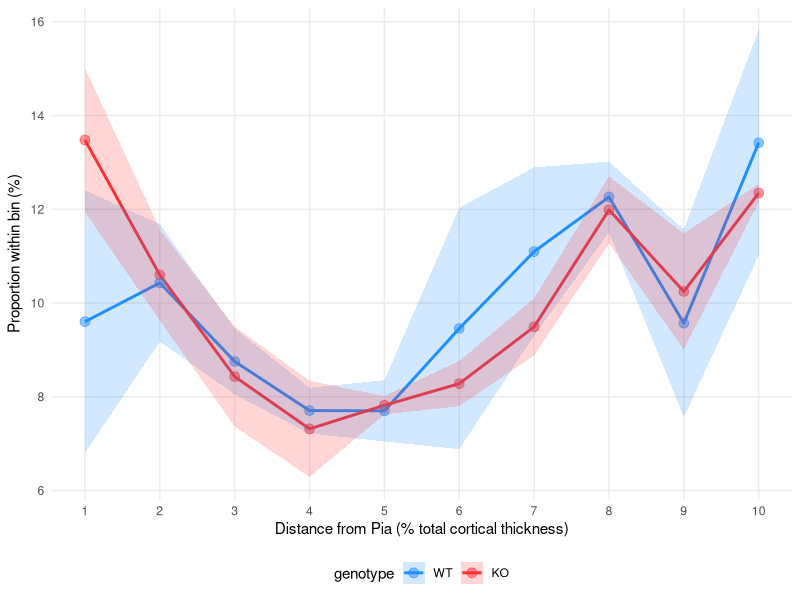
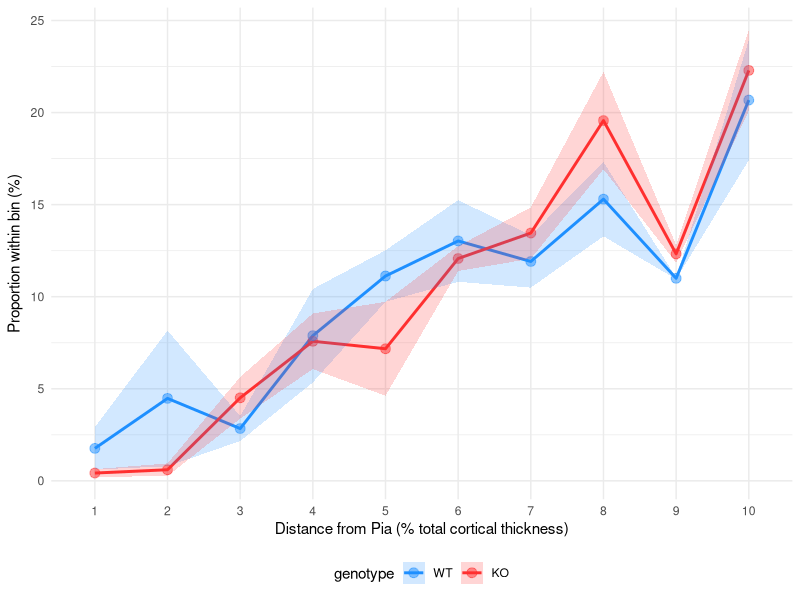
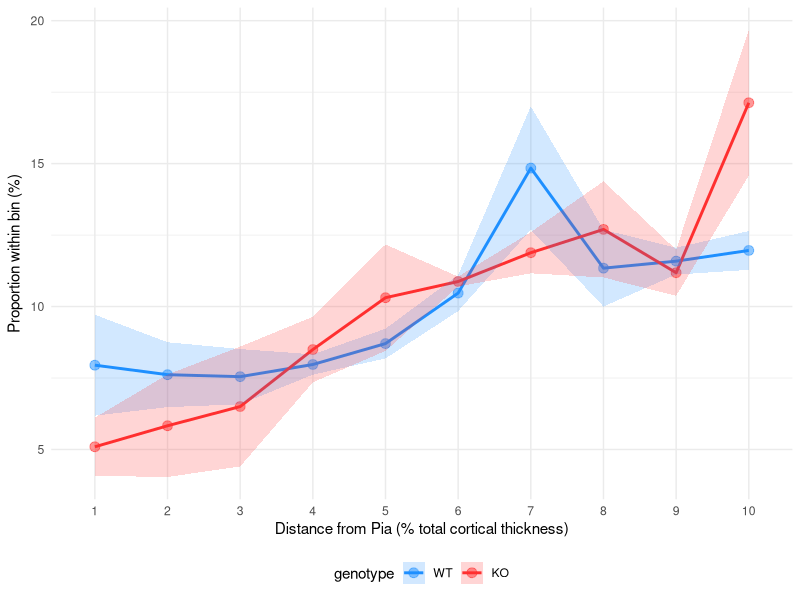
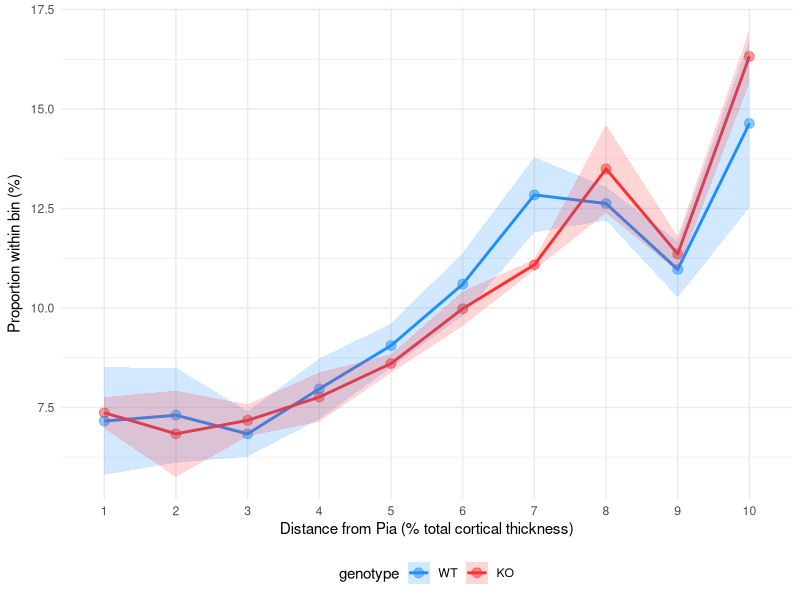
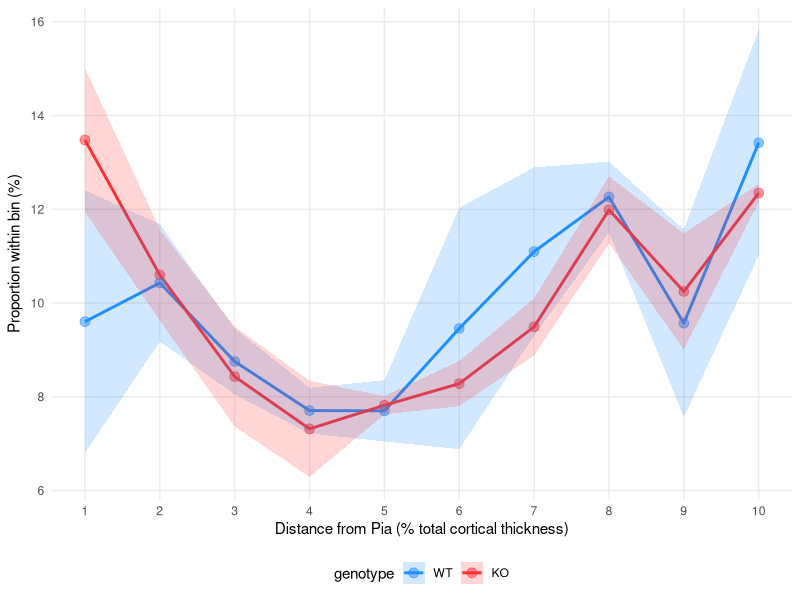
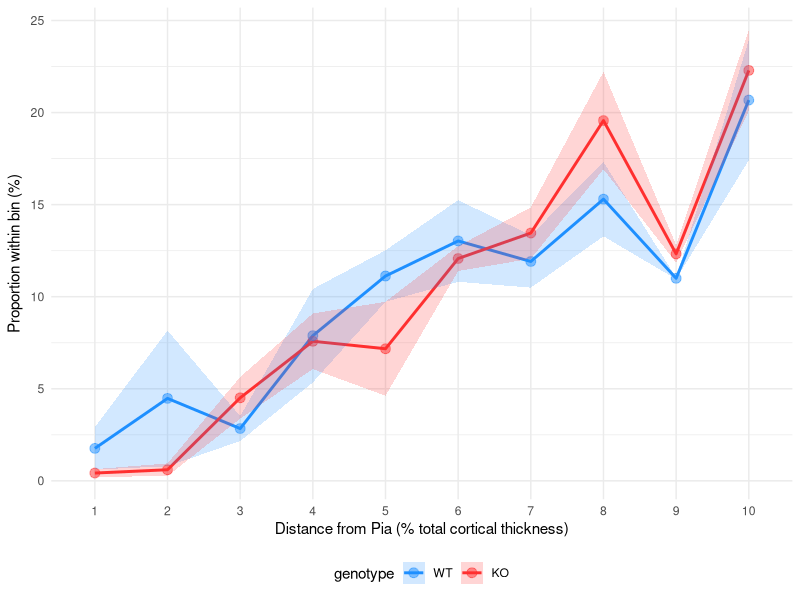
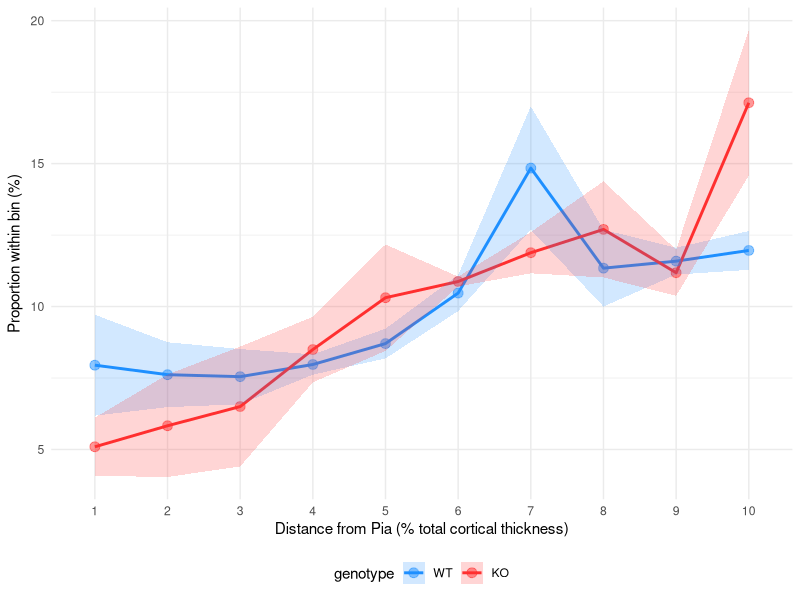
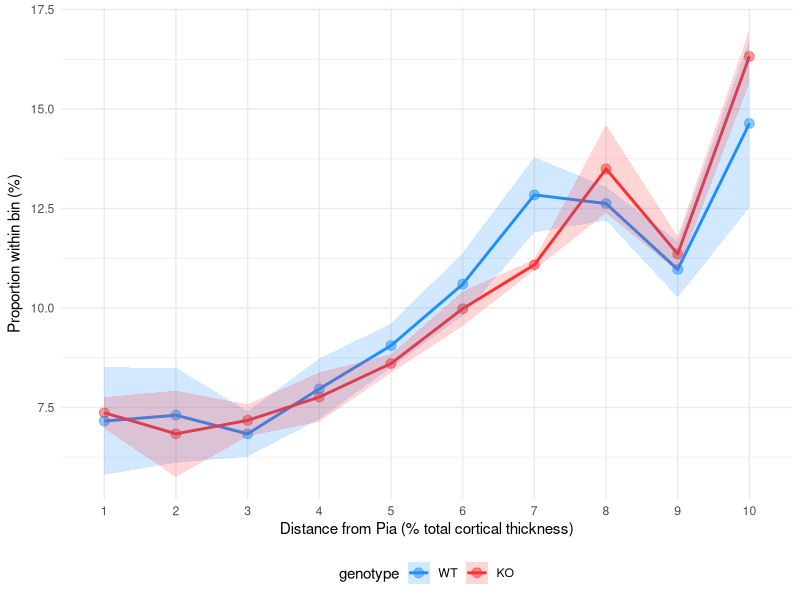

The R script that drew these images, in order:
## ---- chunk 1
knitr::opts_chunk$set(echo = TRUE)

library(ggsci)
library(readxl) 
library(tidyverse)
library(dplyr)
## ---- chunk 2
# data formatting
# read in quPath cell data
setwd(getwd())
df <- read.csv("./DATA/ASPA_Pdgfra_Celldata_20260406.csv")
df$Image <- substr(df$Image, 5, nchar(df$Image))

dimensions <- read.csv("DATA/ASPA_heights_widths.csv")
dimensions$Image <- substr(dimensions$Image, 5, nchar(dimensions$Image))

# extract genotype information and rename columns (swap out for alternative method of getting genotypes as needed)
df <- df %>%
  mutate(
    animal = str_extract(Image, "_\\d{6}_") %>%
                str_replace_all("_", ""),
    sex = str_extract(Image, "_[FM]_") %>%
             str_replace_all("_", ""),
    genotype = str_extract(Image, "_(WT|KO)_") %>% 
      str_replace_all("_", "")
  )

colnames(df)[4] <- 'Centroid.Y'

# mutate dataframe to split the column into 10 equally sized bins based on Y-coordinate (Y_max is the centroid.Y of the cell closest to the bottom of the image so we assume this is approximately equal to image height)
df <- df %>%
  group_by(Image) %>%
  mutate(
    Y_max = max(Centroid.Y, na.rm = TRUE),
    Y_norm = Centroid.Y / Y_max,
    bin = 10 * round(Y_norm + 0.05, digits = 1)
  ) %>%
  ungroup()

# exclude images filtered out by QC
exclude_animals = c("551834", "551932", "551933", "551935")
df <- df[!(df$animal %in% exclude_animals),]

# save binned data as a csv in case you want to feed it into another analysis pipeline or graphpad prism
write.csv(df, "./DATA/oligo_layers_raw.csv", row.names = FALSE)

print(df)
print(unique(df$Image))
print(unique(df$animal))

## ---- chunk 3
# ROI density data
unique_images <- unique(df$Image)

# Create an empty data frame to store results
df_counts_roi <- data.frame(Image = character(),
                            animal = character(),
                            genotype = character(),
                            opc = integer(),
                            mol = integer(),
                            oligo = integer(),
                            int = integer(),
                            oligo_total = integer(),
                            area = integer(),
                            opc_density = integer(),
                            mol_density = integer(),
                            int_density = integer(),
                            oligo_density = integer(),
                            stringsAsFactors = FALSE)

for (img in unique_images) {

  temp <- df[df$Image == img, ]

  # ---- Compute image areas ----
  width <- 500 / .8791
  height <- dimensions[dimensions$Image == img,]$Height / .8791
  area <- height * width /100000
  animal <- unique(temp$animal)
  genotype <- unique(temp$genotype)

  # ---- Count cells in each class ----

  opc_total <- sum(temp$Classification %in% c("ASPA-: Pdgfra+"))
  mol_total <- sum(temp$Classification == "ASPA+: Pdgfra-")
  int_total <- sum(temp$Classification %in% c("ASPA-: Pdgfra-"))
  oligo_total <- sum(temp$Classification %in% c("ASPA+: Pdgfra+", "ASPA-: Pdgfra+", "ASPA+: Pdgfra-", "ASPA-: Pdgfra-")
  )
  opc_density = opc_total / area
  mol_density = mol_total / area
  int_density = int_total / area
  oligo_density = oligo_total / area

  # ---- Store results ----
  df_counts_roi <- rbind(df_counts_roi,
    data.frame(
      Image = img,
      animal = animal,
      genotype = genotype,
      opc = opc_total,
      mol = mol_total,
      int = int_total,
      oligo = oligo_total,
      area = area,
      opc_density = opc_density,
      mol_density = mol_density,
      int_density = int_density,
      oligo_density = oligo_density
    )
  )
}

write.csv(df_counts_roi, "./DATA/aspa_pdgfra_density_rois.csv", row.names = FALSE)
## ---- chunk 4
# Assume df has columns: Image, Class
# First, get unique image IDs
unique_images <- unique(df$Image)

# Create an empty data frame to store results 
df_counts <- data.frame(Image = character(),
                            opc = integer(),
                            mol = integer(),
                            oligo = integer(),
                            int = integer(),
                     stringsAsFactors = FALSE)

# Loop through each image
for (img in unique_images) {
  # calculate total cell counts
    temp_totals <- df[df$Image == img, ]
    opc_total <- sum(temp_totals$Classification %in% c("ASPA-: Pdgfra+"))
    mol_total <- sum(temp_totals$Classification == "ASPA+: Pdgfra-")
    int_total <- sum(temp_totals$Classification %in% c("ASPA-: Pdgfra-"))
    oligo_total <- sum(temp_totals$Classification %in% c("ASPA+: Pdgfra+", "ASPA-: Pdgfra+", "ASPA+: Pdgfra-", "ASPA-: Pdgfra-"))
  
  # Loop through each bin
  for (b in c(1:10)) {
    # Subset the data for the current image
    temp <- df[df$Image == img & df$bin == b, ]
    
    # Count each type in the 'class' column. Divide by bin area in mm^2 (pixel height/aspect ratio * pixel width/aspect ratio)
    opc_count <- 100 * sum(temp$Classification == "ASPA-: Pdgfra+") /opc_total
    mol_count <- 100 * sum(temp$Classification == "ASPA+: Pdgfra-")/mol_total
    int_count <- 100 * sum(temp$Classification == "ASPA-: Pdgfra-") /int_total
    oligo_count <- 100 * sum(temp$Classification %in% c("ASPA+: Pdgfra+", "ASPA-: Pdgfra+", "ASPA+: Pdgfra-", "ASPA-: Pdgfra-")) / oligo_total
    
    # Append the results to the df_counts data frame
    df_counts <- rbind(df_counts, data.frame(Image = img, bin = b, animal = unique(df[df$Image == img,]$animal), genotype = unique(df[df$Image == img,]$genotype), opc = opc_count, mol = mol_count, int = int_count, oligo = oligo_count))
  }
  df_counts <- unique(df_counts)
}

# View result
print(df_counts)

# save binned count data as a csv in case you want to feed it into another analysis pipeline or graphpad prism
write.csv(df_counts, "./DATA/oligo_counts_proportional.csv", row.names = FALSE)
## ---- chunk 5
# animal averages (counts per bin)
df_counts_avg <- df_counts %>%
  group_by(genotype, animal, bin) %>%
  summarise(opc = mean(opc),
            mol = mean(mol), 
            int = mean(int), 
            oligo = mean(oligo),
            .groups = "drop")

print(df_counts_avg)

# save binned animal means count data as a csv in case you want to feed it into another analysis pipeline or graphpad prism
write.csv(df_counts_avg, "./DATA/oligo_counts_proportional_means.csv", row.names = FALSE)
## ---- chunk 6
library(plotrix)
#line plot for OPC counts
df_counts_avg_summary <- df_counts_avg %>%
  group_by(bin, genotype) %>%
  summarise(
    mean_opc = mean(opc),
    se_opc = std.error(opc),
    .groups = "drop"
  )

#reorder so WT is listed first in legend
df_counts_avg_summary$genotype <- factor(df_counts_avg_summary$genotype, levels = c("WT", "KO"))

# Create ggplot with lines and shaded error regions
OPC_binned_density_plot <- # Create the plot
ggplot(df_counts_avg_summary, aes(x = bin, y = mean_opc, color = genotype, group = genotype)) +
  geom_line(size = 1) +  # Line plot for mean Cell.Counts
  geom_point(size = 3, alpha = 0.5) +
  geom_ribbon(aes(ymin = mean_opc - se_opc, ymax = mean_opc + se_opc, fill = genotype), alpha = 0.2, color = NA) +  # Error ribbon for standard error
  labs(
    x = "Distance from Pia (% total cortical thickness)",
    y = expression("Proportion within bin (%)"),
    color = "genotype",
    fill = "genotype"
  ) +
  theme_minimal()  +
  scale_colour_manual(values = c("dodgerblue", "firebrick1")) +
  scale_fill_manual(values = c("dodgerblue", "firebrick1")) +
  scale_x_continuous(breaks = seq(min(df_counts_avg_summary$bin),
                                max(df_counts_avg_summary$bin),
                                by = 1)) +
  theme(
    legend.position = "bottom",
    panel.grid.minor = element_blank()
  )


png(filename = "p30_Ctnnd2_lineplot_opc_counts_proportional_binned.png", width = 1200, height = 850, res = 300)
  OPC_binned_density_plot
  dev.off()
OPC_binned_density_plot
## ---- chunk 7
library(car)
df_counts_avg$bin <- as.factor(df_counts_avg$bin)
model_opc = lm(opc ~ bin + genotype + bin:genotype,
           data = df_counts_avg)
summary(model_opc)

Anova(model_opc, type = "II")

## ---- chunk 8
library(multcompView)
library(lsmeans)
library(multcomp)

leastsquare <- lsmeans(model_opc, pairwise ~ genotype | bin, adjust = "tukey")
summary(leastsquare$contrasts)
## ---- chunk 9
library(plotrix)
#line plot for MOL counts
df_counts_avg_summary <- df_counts_avg %>%
  group_by(bin, genotype) %>%
  summarise(
    mean_mol = mean(mol),
    se_mol = std.error(mol),
    .groups = "drop"
  )

#reorder so WT is listed first in legend
df_counts_avg_summary$genotype <- factor(df_counts_avg_summary$genotype, levels = c("WT", "KO"))

# Create ggplot with lines and shaded error regions
mol_binned_density_plot <- # Create the plot
ggplot(df_counts_avg_summary, aes(x = bin, y = mean_mol, color = genotype, group = genotype)) +
  geom_line(size = 1) +  # Line plot for mean Cell.Counts
  geom_point(size = 3, alpha = 0.5) +
  geom_ribbon(aes(ymin = mean_mol - se_mol, ymax = mean_mol + se_mol, fill = genotype), alpha = 0.2, color = NA) +  # Error ribbon for standard error
  labs(
    x = "Distance from Pia (% total cortical thickness)",
    y = expression("Proportion within bin (%)"),
    color = "genotype",
    fill = "genotype"
  ) +
  theme_minimal()  +
  scale_colour_manual(values = c("dodgerblue", "firebrick1")) +
  scale_fill_manual(values = c("dodgerblue", "firebrick1")) +
  theme(legend.position = "bottom")  # Optional: Adjust legend position


png(filename = "p30_Ctnnd2_lineplot_mol_counts_proportional_binned.png", width = 1200, height = 850, res = 300)
  mol_binned_density_plot
  dev.off()
mol_binned_density_plot
## ---- chunk 10
library(car)
df_counts_avg$bin <- as.factor(df_counts_avg$bin)
model_mol = lm(mol ~ bin + genotype + bin:genotype,
           data = df_counts_avg)
summary(model_mol)

Anova(model_mol, type = "II")

## ---- chunk 11
library(multcompView)
library(lsmeans)
library(multcomp)

leastsquare <- lsmeans(model_mol, pairwise ~ genotype | bin, adjust = "tukey")
summary(leastsquare$contrasts)
## ---- chunk 12
library(plotrix)
#line plot for intermediate oligo counts
df_counts_avg_summary <- df_counts_avg %>%
  group_by(bin, genotype) %>%
  summarise(
    mean_int = mean(int),
    se_int = std.error(int),
    .groups = "drop"
  )

#reorder so WT is listed first in legend
df_counts_avg_summary$genotype <- factor(df_counts_avg_summary$genotype, levels = c("WT", "KO"))

# Create ggplot with lines and shaded error regions
int_binned_density_plot <- # Create the plot
ggplot(df_counts_avg_summary, aes(x = bin, y = mean_int, color = genotype, group = genotype)) +
  geom_line(size = 1) +  # Line plot for mean Cell.Counts
  geom_point(size = 3, alpha = 0.5) +
  geom_ribbon(aes(ymin = mean_int - se_int, ymax = mean_int + se_int, fill = genotype), alpha = 0.2, color = NA) +  # Error ribbon for standard error
  labs(
    x = "Distance from Pia (% total cortical thickness)",
    y = expression("Proportion within bin (%)"),
    color = "genotype",
    fill = "genotype"
  ) +
  theme_minimal()  +
  scale_colour_manual(values = c("dodgerblue", "firebrick1")) +
  scale_fill_manual(values = c("dodgerblue", "firebrick1")) +
  theme(legend.position = "bottom")  # Optional: Adjust legend position


png(filename = "p30_Ctnnd2_lineplot_int_counts_proportional_binned.png", width = 1200, height = 850, res = 300)
  int_binned_density_plot
  dev.off()
int_binned_density_plot
## ---- chunk 13
library(car)
df_counts_avg$bin <- as.factor(df_counts_avg$bin)
model_int = lm(int ~ bin + genotype + bin:genotype,
           data = df_counts_avg)
summary(model_int)

Anova(model_int, type = "II")

## ---- chunk 14
library(multcompView)
library(lsmeans)
library(multcomp)

leastsquare <- lsmeans(model_int, pairwise ~ genotype | bin, adjust = "tukey")
summary(leastsquare$contrasts)
## ---- chunk 15
library(plotrix)
#line plot for all oligo counts
df_counts_avg_summary <- df_counts_avg %>%
  group_by(bin, genotype) %>%
  summarise(
    mean_oligo = mean(oligo),
    se_oligo = std.error(oligo),
    .groups = "drop"
  )

#reorder so WT is listed first in legend
df_counts_avg_summary$genotype <- factor(df_counts_avg_summary$genotype, levels = c("WT", "KO"))

# Create ggplot with lines and shaded error regions
oligo_binned_density_plot <- # Create the plot
ggplot(df_counts_avg_summary, aes(x = bin, y = mean_oligo, color = genotype, group = genotype)) +
  geom_line(size = 1) +  # Line plot for mean Cell.Counts
  geom_point(size = 3, alpha = 0.5) +
  geom_ribbon(aes(ymin = mean_oligo - se_oligo, ymax = mean_oligo + se_oligo, fill = genotype), alpha = 0.2, color = NA) +  # Error ribbon for standard error
  labs(
    x = "Distance from Pia (% total cortical thickness)",
    y = expression("Proportion within bin (%)"),
    color = "genotype",
    fill = "genotype"
  ) +
  theme_minimal()  +
  scale_colour_manual(values = c("dodgerblue", "firebrick1")) +
  scale_fill_manual(values = c("dodgerblue", "firebrick1")) +
  theme(legend.position = "bottom")  # Optional: Adjust legend position


png(filename = "p30_Ctnnd2_lineplot_oligo_counts_proportional_binned.png", width = 1200, height = 850, res = 300)
  oligo_binned_density_plot
  dev.off()
oligo_binned_density_plot
## ---- chunk 16
library(car)
df_counts_avg$bin <- as.factor(df_counts_avg$bin)
model_oligo = lm(oligo ~ bin + genotype + bin:genotype,
           data = df_counts_avg)
summary(model_oligo)

Anova(model_oligo, type = "II")

## ---- chunk 17
library(multcompView)
library(lsmeans)
library(multcomp)

leastsquare <- lsmeans(model_oligo, pairwise ~ genotype | bin, adjust = "tukey")
summary(leastsquare$contrasts)
